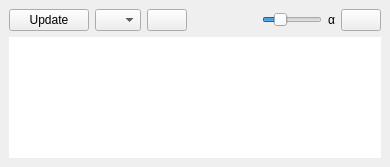
<?xml version="1.0" encoding="UTF-8"?>
<ui version="4.0">
 <class>BandDock</class>
 <widget class="QDockWidget" name="BandDock">
  <property name="geometry">
   <rect>
    <x>0</x>
    <y>0</y>
    <width>390</width>
    <height>167</height>
   </rect>
  </property>
  <property name="windowTitle">
   <string>Image Band</string>
  </property>
  <widget class="QWidget" name="dockWidgetContents">
   <layout class="QGridLayout" name="gridLayout">
    <item row="0" column="0">
     <layout class="QHBoxLayout" name="horizontalLayout">
      <item>
       <widget class="QPushButton" name="applyButton">
        <property name="toolTip">
         <string>update viewports to reflect labeling changes</string>
        </property>
        <property name="text">
         <string>Update</string>
        </property>
        <property name="icon">
         <iconset resource="gerbil.qrc">
          <normaloff>:/toolbar/left</normaloff>:/toolbar/left</iconset>
        </property>
        <property name="iconSize">
         <size>
          <width>16</width>
          <height>16</height>
         </size>
        </property>
       </widget>
      </item>
      <item>
       <widget class="QComboBox" name="markerSelector">
        <property name="sizePolicy">
         <sizepolicy hsizetype="Preferred" vsizetype="Preferred">
          <horstretch>0</horstretch>
          <verstretch>0</verstretch>
         </sizepolicy>
        </property>
        <property name="toolTip">
         <string>label to edit</string>
        </property>
        <property name="sizeAdjustPolicy">
         <enum>QComboBox::AdjustToMinimumContentsLength</enum>
        </property>
        <property name="minimumContentsLength">
         <number>2</number>
        </property>
       </widget>
      </item>
      <item>
       <widget class="QPushButton" name="clearButton">
        <property name="toolTip">
         <string>clear current label or seeds</string>
        </property>
        <property name="icon">
         <iconset resource="gerbil.qrc">
          <normaloff>:/icons/Gerbil/scalable/edit-clear.svg</normaloff>:/icons/Gerbil/scalable/edit-clear.svg</iconset>
        </property>
        <property name="iconSize">
         <size>
          <width>16</width>
          <height>16</height>
         </size>
        </property>
       </widget>
      </item>
      <item>
       <spacer name="horizontalSpacer_3">
        <property name="orientation">
         <enum>Qt::Horizontal</enum>
        </property>
        <property name="sizeType">
         <enum>QSizePolicy::Expanding</enum>
        </property>
        <property name="sizeHint" stdset="0">
         <size>
          <width>20</width>
          <height>20</height>
         </size>
        </property>
       </spacer>
      </item>
      <item>
       <widget class="QSlider" name="alphaSlider">
        <property name="maximumSize">
         <size>
          <width>60</width>
          <height>16777215</height>
         </size>
        </property>
        <property name="toolTip">
         <string>labeling opacity</string>
        </property>
        <property name="maximum">
         <number>255</number>
        </property>
        <property name="singleStep">
         <number>3</number>
        </property>
        <property name="pageStep">
         <number>25</number>
        </property>
        <property name="value">
         <number>63</number>
        </property>
        <property name="orientation">
         <enum>Qt::Horizontal</enum>
        </property>
       </widget>
      </item>
      <item>
       <widget class="QLabel" name="label_4">
        <property name="toolTip">
         <string>labeling opacity</string>
        </property>
        <property name="text">
         <string>α</string>
        </property>
       </widget>
      </item>
      <item>
       <widget class="QPushButton" name="screenshotButton">
        <property name="sizePolicy">
         <sizepolicy hsizetype="Fixed" vsizetype="Fixed">
          <horstretch>0</horstretch>
          <verstretch>0</verstretch>
         </sizepolicy>
        </property>
        <property name="toolTip">
         <string>save image to file</string>
        </property>
        <property name="text">
         <string/>
        </property>
        <property name="icon">
         <iconset resource="gerbil.qrc">
          <normaloff>:/toolbar/cut</normaloff>:/toolbar/cut</iconset>
        </property>
        <property name="iconSize">
         <size>
          <width>16</width>
          <height>16</height>
         </size>
        </property>
       </widget>
      </item>
     </layout>
    </item>
    <item row="1" column="0">
     <widget class="AutohideView" name="view">
      <property name="baseSize">
       <size>
        <width>250</width>
        <height>300</height>
       </size>
      </property>
      <property name="frameShape">
       <enum>QFrame::NoFrame</enum>
      </property>
      <property name="verticalScrollBarPolicy">
       <enum>Qt::ScrollBarAlwaysOff</enum>
      </property>
      <property name="horizontalScrollBarPolicy">
       <enum>Qt::ScrollBarAlwaysOff</enum>
      </property>
     </widget>
    </item>
   </layout>
  </widget>
 </widget>
 <customwidgets>
  <customwidget>
   <class>AutohideView</class>
   <extends>QGraphicsView</extends>
   <header>docks/autohideview.h</header>
  </customwidget>
 </customwidgets>
 <tabstops>
  <tabstop>markerSelector</tabstop>
  <tabstop>clearButton</tabstop>
  <tabstop>alphaSlider</tabstop>
  <tabstop>applyButton</tabstop>
 </tabstops>
 <resources>
  <include location="gerbil.qrc"/>
 </resources>
 <connections/>
</ui>
